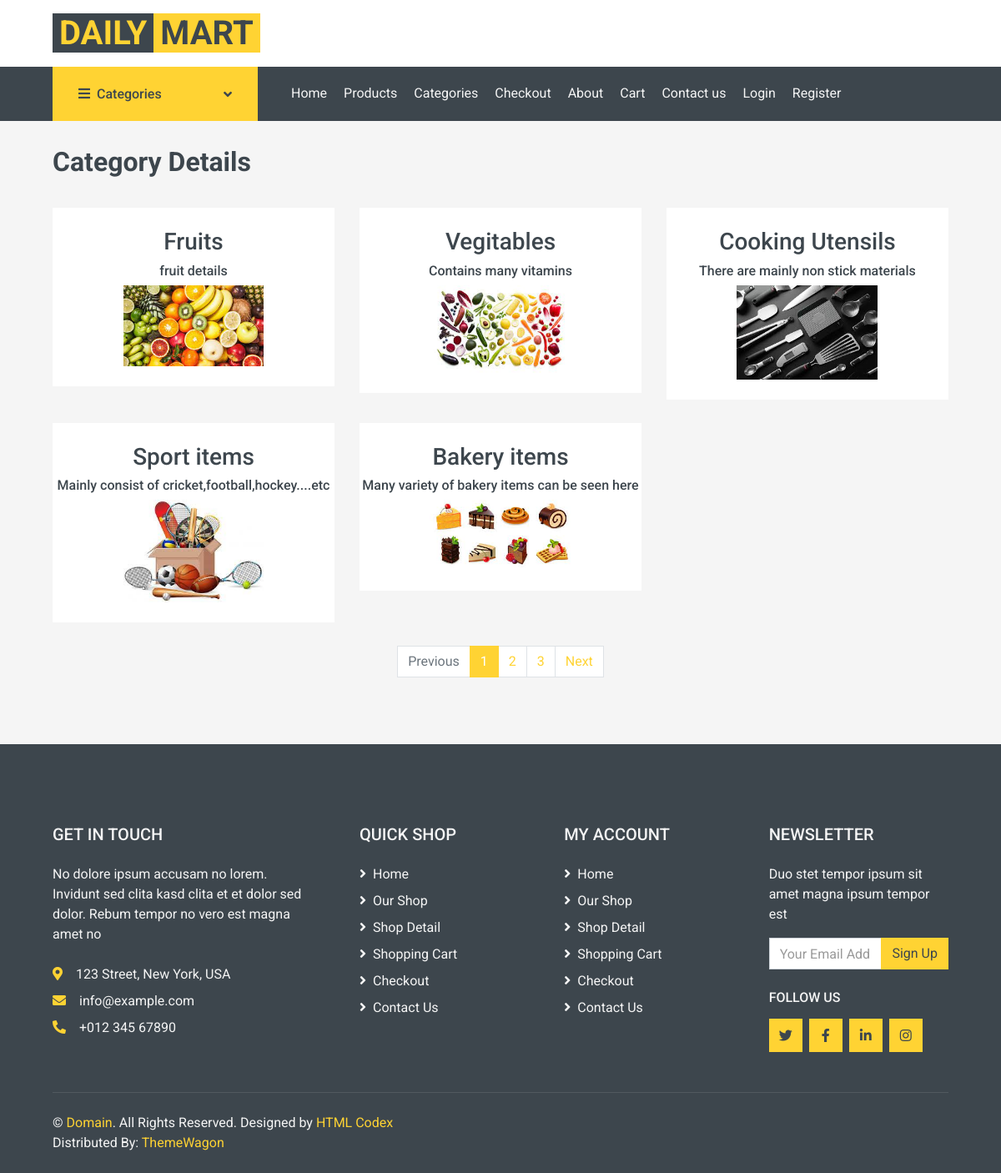
The page /userapp/ucategories on the database its author committed.
### adminapp/models.py (models this page shows)
class Category(models.Model):
    categoryname=models.CharField(max_length=100)
    categorydescription=models.CharField(max_length=200)
    categoryimage=models.ImageField(upload_to='sample')

### userapp/views.py (the view)
# urls.py: path('ucategories',views.ucategories,name='ucategories'),
def ucategories(request):
    data=Category.objects.filter()
    return render(request,'usercategories.html',{'categorydata':data})

### userapp/templates/usercategories.html (shortened to what this page needs)
{% extends 'userindex.html' %}
{% block content %}
<div class="container-fluid">
    <div class="row px-xl-5">
        <div class="col-lg-12 col-md-12">
            <div class="row pb-3">
                <div class="col-12 pb-1">
                    <h2>Category Details</h2>
                </div>
                {% for i in categorydata %}
                <div class="col-lg-4 col-md-6 col-sm-6 pb-1">
                    <div class="product-item bg-light mb-4">
                        <div class="text-center py-4">
                            <a class="h3 text-decoration-none text-truncate" href="">{{ i.categoryname }}</a>
                            <div class="d-flex align-items-center justify-content-center mt-2">
                                <a class="h6 text-decoration-none text-truncate" href="">{{ i.categorydescription }}</a>
                            </div>
                            <div class="product-img position-relative overflow-hidden">
                                <img class="img-fluid w-50 h-50" src="{{ i.categoryimage.url  }}" alt="images loading" style="width: 50px; height: 50px;" >
                            </div>
                        </div>
                    </div>
                </div>
                {% endfor %}
                <div class="col-12">
                    <nav>
                      <ul class="pagination justify-content-center">
                        <li class="page-item disabled"><a class="page-link" href="#">Previous</a></li>
                        <li class="page-item active"><a class="page-link" href="#">1</a></li>
                        <li class="page-item"><a class="page-link" href="#">2</a></li>
                        <li class="page-item"><a class="page-link" href="#">3</a></li>
                        <li class="page-item"><a class="page-link" href="#">Next</a></li>
                      </ul>
                    </nav>
                </div>
            </div>
        </div>
    </div>
</div>
{% endblock %}

### rows shown on the page
Category: categoryname "Fruits", categorydescription "fruit details", categoryimage (picture)
Category: categoryname "Vegitables", categorydescription "Contains many vitamins", categoryimage (picture)
Category: categoryname "Cooking Utensils", categorydescription "There are mainly non stick materials", categoryimage (picture)
Category: categoryname "Sport items", categorydescription "Mainly consist of cricket,football,hockey....etc", categoryimage (picture)
Category: categoryname "Bakery items", categorydescription "Many variety of bakery items can be seen here", categoryimage (picture)
